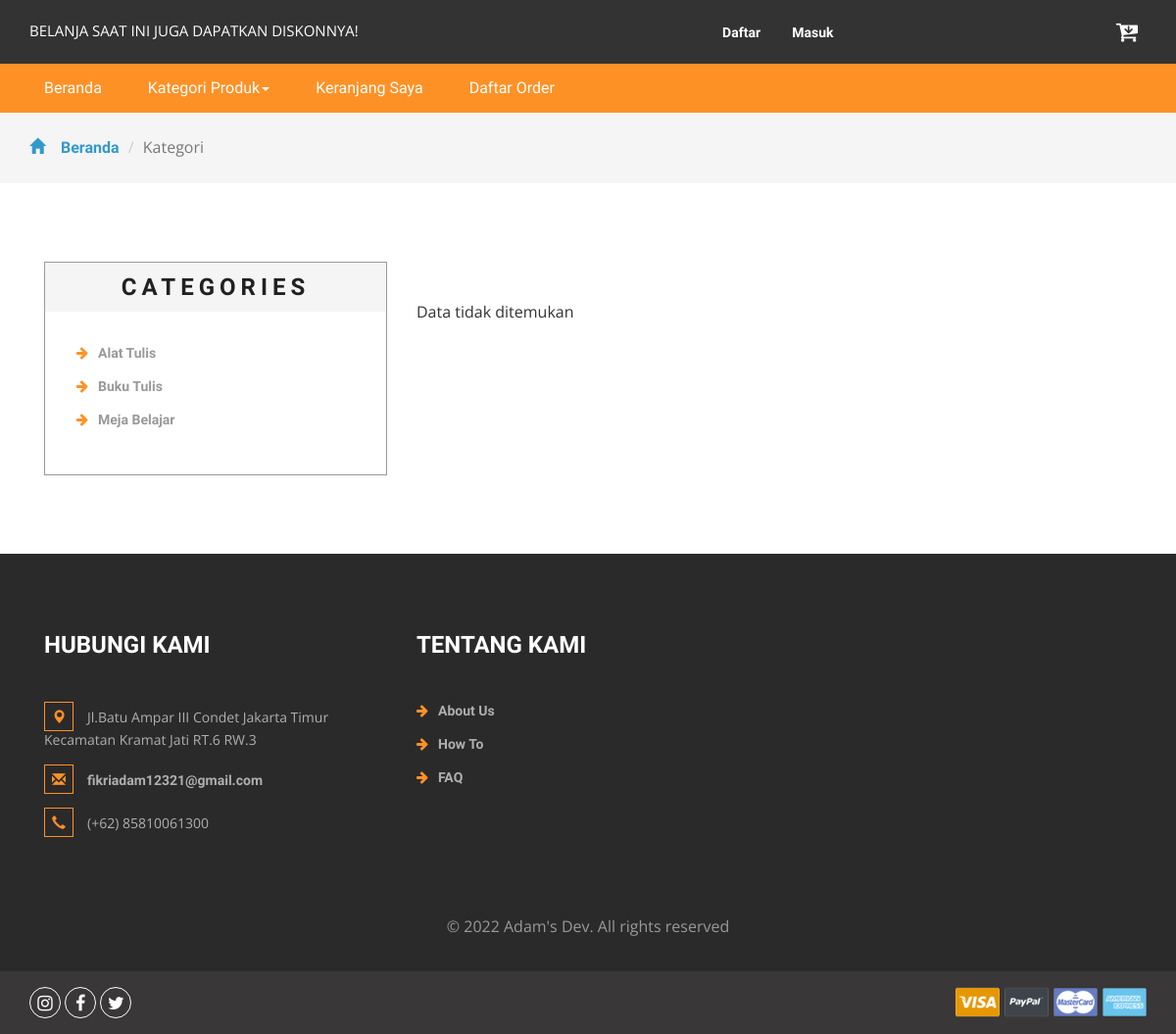
/kategori.php?id=3, run on an earlier commit of the app's database.
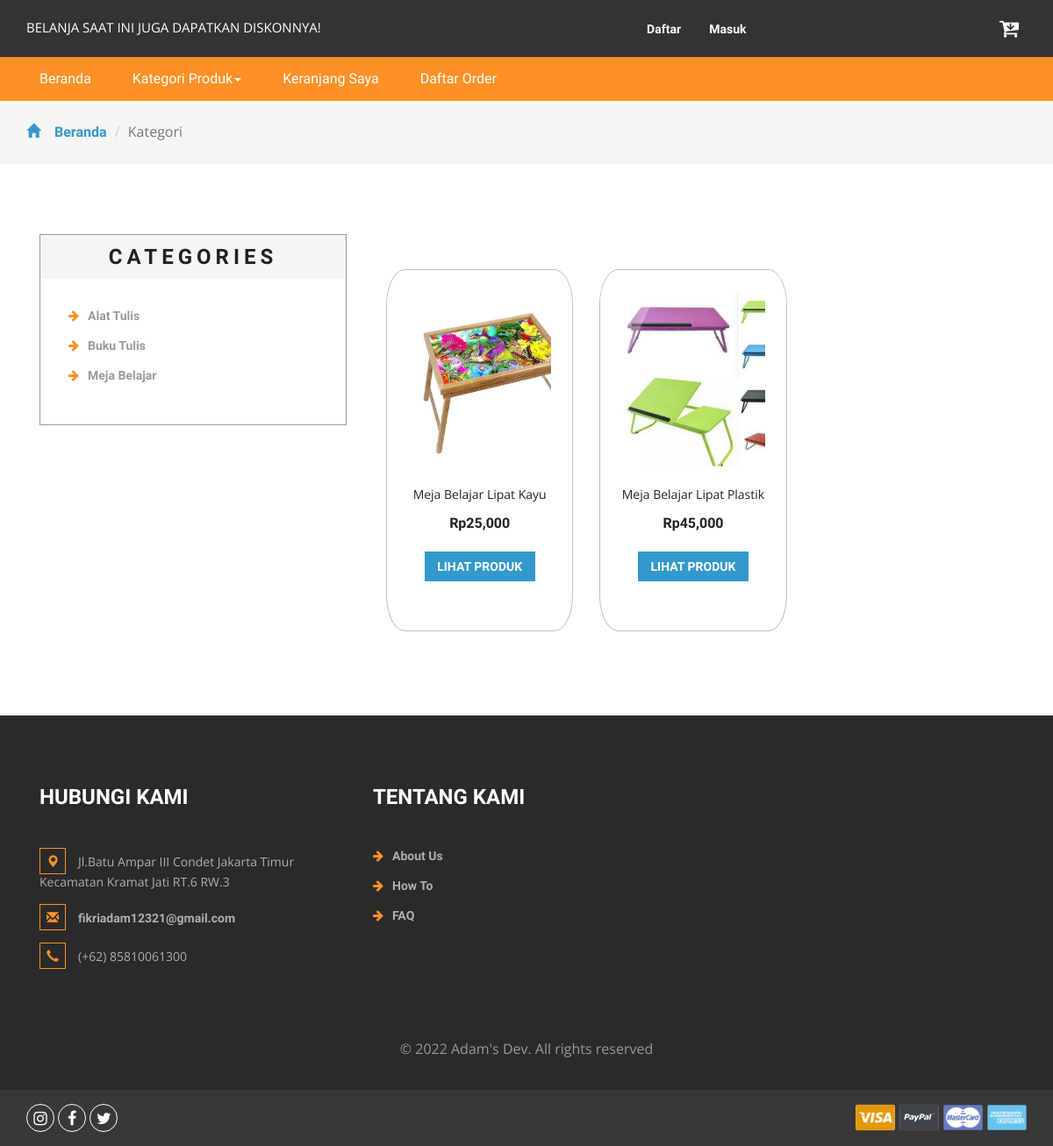
And on a later commit of the database.
### tables this page shows
CREATE TABLE `kategori` (
  `idkategori` int(11) NOT NULL,
  `namakategori` varchar(20) DEFAULT 'NULL'
);

CREATE TABLE `produk` (
  `idproduk` int(11) NOT NULL,
  `idkategori` int(11) DEFAULT NULL,
  `namaproduk` varchar(100) DEFAULT NULL,
  `gambar` varchar(100) DEFAULT NULL,
  `deskripsi` varchar(200) DEFAULT NULL,
  `rate` int(11) DEFAULT NULL,
  `hargabefore` int(11) DEFAULT NULL,
  `hargaafter` int(11) DEFAULT NULL,
  `stok` int(11) DEFAULT NULL,
  `ukuran` varchar(100) DEFAULT NULL
);

### kategori.php (the view, shortened to what this page needs)
<?php
include 'dbconnect.php';
$idk = $_GET['id'];
?>
<!DOCTYPE html>
<html>
<head>
	<link href="css/bootstrap.css" rel="stylesheet" type="text/css" media="all" />
	<link href="css/style.css" rel="stylesheet" type="text/css" media="all" />
	<link href="css/font-awesome.css" rel="stylesheet">
</head>
<body>
	<div class="agileits_header">
		<div class="container">
			<div class="w3l_offers">
				<p>BELANJA SAAT INI JUGA DAPATKAN DISKONNYA!</p>
			</div>
			<div class="agile-login">
				<ul>
					<?php
					if (!isset($_SESSION['log'])) {
						echo '
					<li><a href="registered.php"> Daftar</a></li>
					<li><a href="login.php">Masuk</a></li>
					';
					}
					?>
				</ul>
			</div>
			<div class="product_list_header">
				<a href="cart.php"><button class="w3view-cart" type="submit" name="submit" value=""><i class="fa fa-cart-arrow-down" aria-hidden="true"></i></button>
				</a>
			</div>
			<div class="clearfix"> </div>
		</div>
	</div>
	<div class="navigation-agileits">
		<div class="container">
			<nav class="navbar navbar-default">
				<div class="collapse navbar-collapse" id="bs-megadropdown-tabs">
					<ul class="nav navbar-nav">
						<li class="active"><a href="index.php" class="act">Beranda</a></li>
						<li class="dropdown">
							<a href="#" class="dropdown-toggle" data-toggle="dropdown">Kategori Produk<b class="caret"></b></a>
						</li>
						<li><a href="cart.php">Keranjang Saya</a></li>
						<li><a href="daftarorder.php">Daftar Order</a></li>
					</ul>
				</div>
			</nav>
		</div>
	</div>
	<div class="breadcrumbs">
		<div class="container">
			<ol class="breadcrumb breadcrumb1 animated wow slideInLeft" data-wow-delay=".5s">
				<li><a href="index.php"><span class="glyphicon glyphicon-home" aria-hidden="true"></span>Beranda</a></li>
				<li class="active">Kategori</li>
			</ol>
		</div>
	</div>
	<div class="products">
		<div class="container">
			<div class="col-md-4 products-left">
				<div class="categories">
					<h2>Categories</h2>
					<ul class="cate">
						<?php
						$kat = mysqli_query($conn, "SELECT * FROM kategori ORDER BY namakategori ASC");
						while ($p = mysqli_fetch_array($kat)) { ?>
							<li><a href="kategori.php?id=<?= $p['idkategori'] ?>"><i class="fa fa-arrow-right" aria-hidden="true"></i><?= $p['namakategori'] ?></a></li>
						<?php } ?>
					</ul>
				</div>
			</div>
			<div class="col-md-8 products-right">
				<div class="agile_top_brands_grids">
					<?php
					$brgs = mysqli_query($conn, "SELECT * FROM produk WHERE idkategori='$idk'");
					$x = mysqli_num_rows($brgs);
					if ($x > 0) {
						while ($p = mysqli_fetch_array($brgs)) { ?>
							<div class="col-md-4 top_brand_left">
								<div class="hover14 column rounded mb-1">
									<div class="agile_top_brand_left_grid rounded">
										<div class="agile_top_brand_left_grid1">
											<figure>
												<div class="snipcart-item block">
													<div class="snipcart-thumb">
														<a href="product.php?idproduk=<?= $p['idproduk'] ?>"><img src="<?= $p['gambar'] ?>" width="200px" height="200px"></a>
														<p><?= $p['namaproduk'] ?></p>
														<h4>Rp<?= number_format($p['hargaafter']) ?></h4>
													</div>
													<div class="snipcart-details top_brand_home_details">
														<fieldset>
															<a href="product.php?idproduk=<?= $p['idproduk'] ?>"><input type="submit" class="button" value="Lihat Produk" /></a>
														</fieldset>
													</div>
												</div>
											</figure>
										</div>
									</div>
								</div>
							</div>
					<?php
						}
					} else {
						echo "Data tidak ditemukan";
					}
					?>
				</div>
			</div>
			<div class="clearfix"> </div>
		</div>
	</div>
	<div class="footer">
		<div class="container">
			<div class="w3_footer_grids">
				<div class="col-md-4 w3_footer_grid">
					<h3>Hubungi Kami</h3>
					<ul class="address">
					<li><i class="glyphicon glyphicon-map-marker" aria-hidden="true"></i>Jl.Batu Ampar III Condet Jakarta Timur Kecamatan Kramat Jati RT.6 RW.3</li>
						<li><i class="glyphicon glyphicon-envelope" aria-hidden="true"></i><a href="fikriadam12321@gmail.com">fikriadam12321@gmail.com</a></li>
						<li><i class="glyphicon glyphicon-earphone" aria-hidden="true"></i>(+62) 85810061300</li>
					</ul>
				</div>
				<div class="col-md-3 w3_footer_grid">
					<h3>Tentang Kami</h3>
					<ul class="info">
						<li><i class="fa fa-arrow-right" aria-hidden="true"></i><a href="about.html">About Us</a></li>
						<li><i class="fa fa-arrow-right" aria-hidden="true"></i><a href="about.html">How To</a></li>
						<li><i class="fa fa-arrow-right" aria-hidden="true"></i><a href="about.html">FAQ</a></li>
					</ul>
				</div>
				<div class="clearfix"> </div>
			</div>
		</div>
		<div class="footer-copy">
			<div class="container">
				<p>© 2022 Adam's Dev. All rights reserved</p>
			</div>
		</div>
	</div>
	<div class="footer-botm">
		<div class="container">
			<div class="w3layouts-foot">
				<ul>
					<li><a href="#" class="w3_agile_instagram"><i class="fa fa-instagram" aria-hidden="true"></i></a></li>
					<li><a href="#" class="w3_agile_facebook"><i class="fa fa-facebook" aria-hidden="true"></i></a></li>
					<li><a href="#" class="agile_twitter"><i class="fa fa-twitter" aria-hidden="true"></i></a></li>
				</ul>
			</div>
			<div class="payment-w3ls">
				<img src="images/card.png" alt=" " class="img-responsive">
			</div>
			<div class="clearfix"> </div>
		</div>
	</div>
	<link href="css/skdslider.css" rel="stylesheet">
</body>
</html>

What changed in the data, as far as the page shows it:
added produk: gambar (picture), namaproduk "Meja Belajar Lipat Kayu", hargaafter "25,000"
added produk: gambar (picture), namaproduk "Meja Belajar Lipat Plastik", hargaafter "45,000"
Also different on the page:
text no longer shown: "Data tidak ditemukan"
